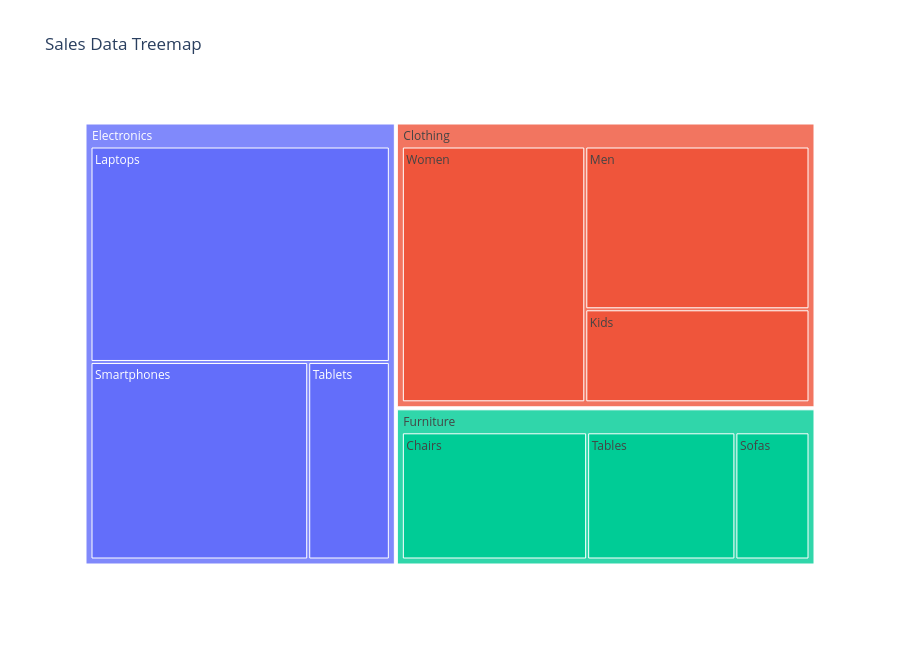

The notebook cell this image was saved under:
### Code cell
fig = px.treemap(
    df,
    path=["Category", "Subcategory"],  # Definisikan struktur hierarkis
    values="Sales",  # Ukuran setiap persegi panjang
    title="Sales Data Treemap",  # Judul treemap
    height=650,
)

fig.write_image("../outputs/treemaps_example.png", scale=2)
fig.show()

### Figure 1 — Plotly figure (JSON) as saved in the notebook; plotly's stock layout.template omitted (floating-point values rounded to 4 significant figures)
{"data": [{"branchvalues": "total", "domain": {"x": [0, 1], "y": [0, 1]}, "hovertemplate": "labels=%{label}<br>Sales=%{value}<br>parent=%{parent}<br>id=%{id}<extra></extra>", "ids": ["Electronics/Laptops", "Electronics/Smartphones", "Electronics/Tablets", "Furniture/Chairs", "Furniture/Tables", "Furniture/Sofas", "Clothing/Men", "Clothing/Women", "Clothing/Kids", "Electronics", "Furniture", "Clothing"], "labels": ["Laptops", "Smartphones", "Tablets", "Chairs", "Tables", "Sofas", "Men", "Women", "Kids", "Electronics", "Furniture", "Clothing"], "name": "", "parents": ["Electronics", "Electronics", "Electronics", "Furniture", "Furniture", "Furniture", "Clothing", "Clothing", "Clothing", "", "", ""], "type": "treemap", "values": [120000.0, 80000.0, 30000.0, 50000.0, 40000.0, 20000.0, 70000.0, 90000.0, 40000.0, 230000.0, 110000.0, 200000.0]}], "layout": {"height": 650, "legend": {"tracegroupgap": 0}, "title": {"text": "Sales Data Treemap"}}}
